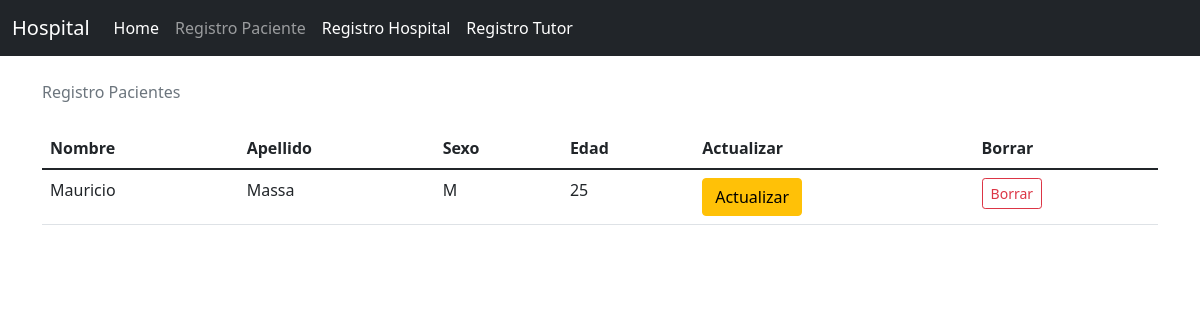
Before: / with the older database file.
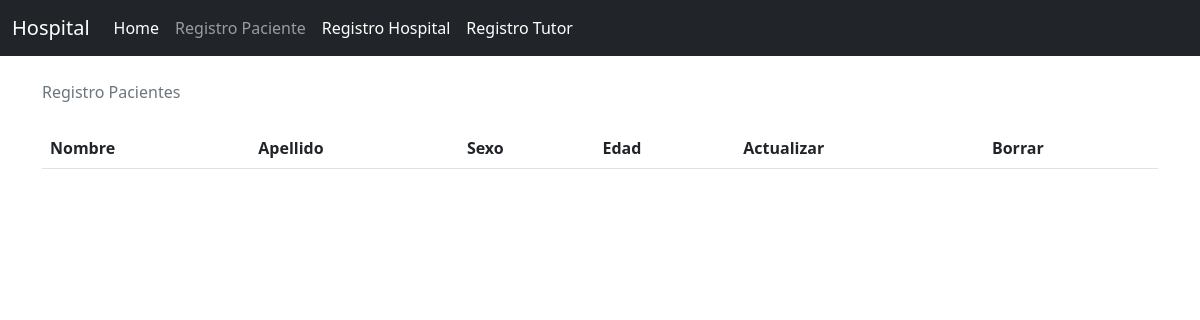
After: the same page with the newer database file.
### Register/models.py (models this page shows)
class Patient(models.Model):
    f_name = models.CharField(max_length=254)
    l_name = models.CharField(max_length=254)
    age = models.PositiveSmallIntegerField()
    gender = models.CharField(max_length=1)
    dob = models.DateField(null=True)
    in_date = models.DateField(auto_now_add=True, null=True)
    h_origin = models.ForeignKey(Hospital, on_delete=models.CASCADE, null= True, blank=True)
    t_info = models.ForeignKey(Tutor, on_delete=models.CASCADE, null=True, blank=True)
    def __str__(self):
        return self.f_name + " " + self.l_name

### Register/views.py (the view)
# urls.py: path('', index, name='index'),
def index(request):
    Patients=Patient.objects.all()
    print(Patients)
    return render(request, 'home.html', {'Patients':Patients})

### Register/templates/home.html (shortened to what this page needs)
{%extends 'base.html'%}
{%block content%}
<div class="container">
    <ol class="breadcrumb my-4">
      <li class="breadcrumb-item active">Registro Pacientes</li>
    </ol>
    <table class="table">
      <thead class="thead-inverse">
        <tr>
          <th>Nombre</th>
          <th>Apellido</th>
          <th>Sexo</th>
          <th>Edad</th>
          <th>Actualizar</th>
          <th>Borrar</th>
        </tr>
      </thead>
      <tbody>
        {% for patient in Patients %}
          <tr>
            <td>{{ patient.f_name }}</td>
            <td>{{ patient.l_name }}</td>
            <td>{{ patient.gender }}</td>
            <td>{{ patient.age }}</td>
            <td><button type="button" class="btn btn-warning">Actualizar</button></td>
            <td><a href="{%url 'delete_pt' patient.id%}" class = "btn btn-outline-danger btn-sm">Borrar</a></td>
          </tr>
        {% endfor %}
      </tbody>
    </table>
  </div>
{%endblock%}

### Register/templates/base.html (shortened to what this page needs)
<!doctype html>
<html lang="en">
<head>
  <link href="https://cdn.jsdelivr.net/npm/bootstrap@5.1.1/dist/css/bootstrap.min.css" rel="stylesheet"
>
</head>
<body>
  <nav class="navbar navbar-expand-lg navbar-dark bg-dark">
    <div class="container-fluid">
      <a class="navbar-brand" href="{%url 'index'%}">Hospital</a>
      <div class="collapse navbar-collapse" id="navbarNav">
        <ul class="navbar-nav">
          <li class="nav-item">
            <a class="nav-link active" aria-current="page" href="{%url 'index'%}">Home</a>
          </li>
          <li class="nav-item">
            <a class="nav-link" href="{%url 'register'%}">Registro Paciente</a>
          </li>
          <li class="nav-item">
            <a class="nav-link active" aria-current="page" href="{%url 'register_h'%}">Registro Hospital</a>
          </li>
          <li class="nav-item">
            <a class="nav-link active" aria-current="page" href="{%url 'register_t'%}">Registro Tutor</a>
          </li>
        </ul>
      </div>
    </div>
  </nav>
  {%block content%}
  {%endblock%}
</body>
</html>

Changed rows visible on the page:
removed Patient: f_name "Mauricio", l_name "Massa", gender "M", age "25"
